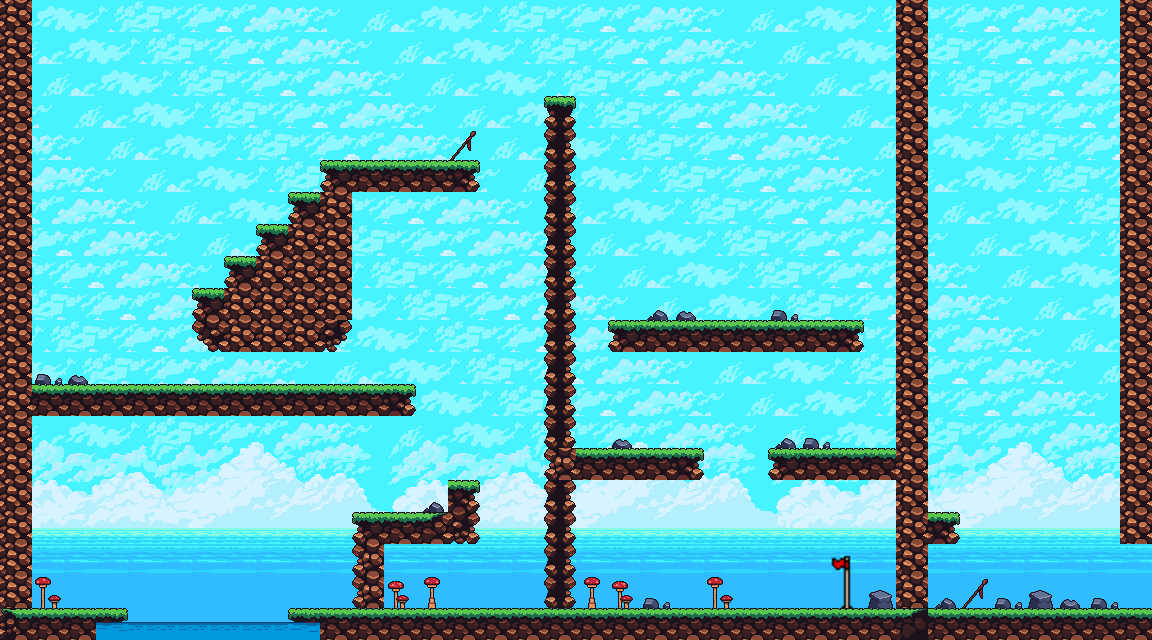

Below is a game level as drawn by its tile map, then a one-line description and the .tmx file that defines it, in full:
An orthogonal 36x20 tile map with 32x32 px tiles, 2 tile layers (Background, Terrain), 2 tilesets, 1 image layer and 26 objects (Stationary, BeginSquare, EndSquare).

<map version="1.10" tiledversion="1.10.0" orientation="orthogonal" renderorder="right-down" width="36" height="20" tilewidth="32" tileheight="32" infinite="0" nextlayerid="7" nextobjectid="32">
 <tileset firstgid="1" source="LevelMaterials/Background.tsx" />
 <tileset firstgid="85" source="LevelMaterials/GolfTerrain.tsx" />
 <layer id="1" name="Background" width="36" height="20">
  <data encoding="csv">
2,3,4,5,6,7,8,9,10,11,12,1,2,3,4,5,6,7,8,9,10,11,12,1,2,3,4,5,6,7,8,9,10,11,12,1,
1,2,3,4,5,6,7,8,9,10,11,12,1,2,3,4,5,6,7,8,9,10,11,12,1,2,3,4,5,6,7,8,9,10,11,12,
12,1,2,3,4,5,6,7,8,9,10,11,12,1,2,3,4,5,6,7,8,9,10,11,12,1,2,3,4,5,6,7,8,9,10,11,
11,12,1,2,3,4,5,6,7,8,9,10,11,12,1,2,3,4,5,6,7,8,9,10,11,12,1,2,3,4,5,6,7,8,9,10,
10,11,12,1,2,3,4,5,6,7,8,9,10,11,12,1,2,3,4,5,6,7,8,9,10,11,12,1,2,3,4,5,6,7,8,9,
9,10,11,12,1,2,3,4,5,6,7,8,9,10,11,12,1,2,3,4,5,6,7,8,9,10,11,12,1,2,3,4,5,6,7,8,
8,9,10,11,12,1,2,3,4,5,6,7,8,9,10,11,12,1,2,3,4,5,6,7,8,9,10,11,12,1,2,3,4,5,6,7,
7,8,9,10,11,12,1,2,3,4,5,6,7,8,9,10,11,12,1,2,3,4,5,6,7,8,9,10,11,12,1,2,3,4,5,6,
6,7,8,9,10,11,12,1,2,3,4,5,6,7,8,9,10,11,12,1,2,3,4,5,6,7,8,9,10,11,12,1,2,3,4,5,
5,6,7,8,9,10,11,12,1,2,3,4,5,6,7,8,9,10,11,12,1,2,3,4,5,6,7,8,9,10,11,12,1,2,3,4,
4,5,6,7,8,9,10,11,12,1,2,3,4,5,6,7,8,9,10,11,12,1,2,3,4,5,6,7,8,9,10,11,12,1,2,3,
3,4,5,6,7,8,9,10,11,12,1,2,3,4,5,6,7,8,9,10,11,12,1,2,3,4,5,6,7,8,9,10,11,12,1,2,
2,3,4,5,6,7,8,9,10,11,12,1,2,3,4,5,6,7,8,9,10,11,12,1,2,3,4,5,6,7,8,9,10,11,12,1,
1,2,3,4,5,6,7,8,9,10,11,12,1,2,3,4,5,6,7,8,9,10,11,12,1,2,3,4,5,6,7,8,9,10,11,12,
13,14,15,16,17,18,19,20,21,22,23,24,13,14,15,16,17,18,19,20,21,22,23,24,13,14,15,16,17,18,19,20,21,22,23,24,
25,26,27,28,29,30,31,32,33,34,35,36,25,26,27,28,29,30,31,32,33,34,35,36,25,26,27,28,29,30,31,32,33,34,35,36,
37,38,39,40,41,42,43,44,45,46,47,48,37,38,39,40,41,42,43,44,45,46,47,48,37,38,39,40,41,42,43,44,45,46,47,48,
49,50,51,52,53,54,55,56,57,58,59,60,49,50,51,52,53,54,55,56,57,58,59,60,49,50,51,52,53,54,55,56,57,58,59,60,
61,62,63,64,65,66,67,68,69,70,71,72,61,62,63,64,65,66,67,68,69,70,71,72,61,62,63,64,65,66,67,68,69,70,71,72,
73,74,75,76,77,78,79,80,81,82,83,84,73,74,75,76,77,78,79,80,81,82,83,84,73,74,75,76,77,78,79,80,81,82,83,84
</data>
 </layer>
 <imagelayer id="4" name="Flag" offsetx="830" offsety="548">
  <image source="LevelMaterials/GolfFlag.png" width="30" height="64" />
 </imagelayer>
 <layer id="2" name="Terrain" width="36" height="20">
  <data encoding="csv">
104,0,0,0,0,0,0,0,0,0,0,0,0,0,0,0,0,0,0,0,0,0,0,0,0,0,0,0,104,0,0,0,0,0,0,104,
104,0,0,0,0,0,0,0,0,0,0,0,0,0,0,0,0,0,0,0,0,0,0,0,0,0,0,0,104,0,0,0,0,0,0,104,
104,0,0,0,0,0,0,0,0,0,0,0,0,0,0,0,0,0,0,0,0,0,0,0,0,0,0,0,104,0,0,0,0,0,0,104,
104,0,0,0,0,0,0,0,0,0,0,0,0,0,0,0,0,88,0,0,0,0,0,0,0,0,0,0,104,0,0,0,0,0,0,104,
104,0,0,0,0,0,0,0,0,0,0,0,0,0,184,0,0,106,0,0,0,0,0,0,0,0,0,0,104,0,0,0,0,0,0,104,
104,0,0,0,0,0,0,0,0,0,85,86,86,86,87,0,0,106,0,0,0,0,0,0,0,0,0,0,104,0,0,0,0,0,0,104,
104,0,0,0,0,0,0,0,0,85,104,0,0,0,0,0,0,106,0,0,0,0,0,0,0,0,0,0,104,0,0,0,0,0,0,104,
104,0,0,0,0,0,0,0,85,104,104,0,0,0,0,0,0,106,0,0,0,0,0,0,0,0,0,0,104,0,0,0,0,0,0,104,
104,0,0,0,0,0,0,85,104,104,104,0,0,0,0,0,0,106,0,0,0,0,0,0,0,0,0,0,104,0,0,0,0,0,0,104,
104,0,0,0,0,0,85,104,104,104,104,0,0,0,0,0,0,106,0,0,167,166,0,0,164,0,0,0,104,0,0,0,0,0,0,104,
104,0,0,0,0,0,143,104,104,104,144,0,0,0,0,0,0,106,0,85,86,86,86,86,86,86,87,0,104,0,0,0,0,0,0,104,
104,164,166,0,0,0,0,0,0,0,0,0,0,0,0,0,0,106,0,0,0,0,0,0,0,0,0,0,104,0,0,0,0,0,0,104,
104,86,86,86,86,86,86,86,86,86,86,86,87,0,0,0,0,106,0,0,0,0,0,0,0,0,0,0,104,0,0,0,0,0,0,104,
104,0,0,0,0,0,0,0,0,0,0,0,0,0,0,0,0,106,0,166,0,0,0,0,167,164,0,0,104,0,0,0,0,0,0,104,
104,0,0,0,0,0,0,0,0,0,0,0,0,0,0,0,0,103,86,86,86,87,0,0,85,86,86,86,104,0,0,0,0,0,0,104,
104,0,0,0,0,0,0,0,0,0,0,0,0,167,87,0,0,106,0,0,0,0,0,0,0,0,0,0,104,0,0,0,0,0,0,104,
104,0,0,0,0,0,0,0,0,0,0,85,86,108,123,0,0,106,0,0,0,0,0,0,0,0,0,0,104,87,0,0,0,0,0,104,
104,0,0,0,0,0,0,0,0,0,0,103,0,0,0,0,0,106,0,0,0,0,0,0,0,0,0,0,104,0,0,0,0,0,0,0,
104,198,0,0,0,0,0,0,0,0,0,103,200,199,0,0,0,106,199,200,164,0,198,0,0,0,0,165,104,167,184,164,165,166,164,0,
107,86,86,214,250,250,250,250,250,213,86,86,86,86,86,86,86,86,86,86,86,86,86,86,86,86,86,86,179,86,86,86,86,86,86,86
</data>
 </layer>
 <objectgroup id="5" name="Enemies">
  <object id="9" x="962.659" y="567.313" width="33.6842" height="33.6842" />
  <object id="10" name="Stationary" x="930.466" y="478.032" width="33.6842" height="33.6842" />
  <object id="29" x="1122.1" y="573.488" width="28.0684" height="28.0684" />
 </objectgroup>
 <objectgroup id="6" name="Collision">
  <object id="3" x="0" y="0" width="30.1385" height="638.227" />
  <object id="4" x="-1.77285" y="609.861" width="127.645" height="28.3657" />
  <object id="6" x="288.975" y="609.861" width="989.19" height="28.3657" />
  <object id="7" x="896.07" y="-1.77285" width="32.9054" height="616.953" />
  <object id="12" x="930.748" y="512.355" width="28.3657" height="33.6842" />
  <object id="13" x="24.8199" y="384.709" width="390.807" height="30.1385" />
  <object id="14" x="352" y="512" width="126.013" height="31.9233" />
  <object id="15" x="353.351" y="511.834" width="28.7511" height="103.346" />
  <object id="16" x="544.407" y="96.2311" width="29.9976" height="519.446" />
  <object id="17" x="560.222" y="448.673" width="143.104" height="30.3537" />
  <object id="18" x="608.089" y="320.108" width="253.236" height="30.9173" />
  <object id="19" x="768.424" y="448.532" width="128.639" height="30.1385" />
  <object id="20" x="193.241" y="319.114" width="157.784" height="29.9976" />
  <object id="21" x="319.395" y="159.839" width="33.4024" height="168.139" />
  <object id="22" x="319.114" y="159.557" width="161.33" height="31.9114" />
  <object id="23" x="192.885" y="287.202" width="48.7124" height="43.253" />
  <object id="24" x="224.374" y="255.506" width="95.2061" height="64.23" />
  <object id="25" x="255.291" y="223.098" width="35.915" height="125.653" />
  <object id="26" x="287.063" y="192.013" width="34.4476" height="129.497" />
  <object id="28" x="1240.75" y="545.42" width="37.6372" height="64.4297" />
  <object id="31" x="448" y="480" width="32" height="64" />
 </objectgroup>
 <objectgroup id="3" name="StartEnd">
  <object id="1" name="BeginSquare" x="65.5956" y="553.13" width="31.9114" height="49.6399" />
  <object id="2" name="EndSquare" x="827.922" y="551.357" width="26.5928" height="54.9584" />
 </objectgroup>
</map>
